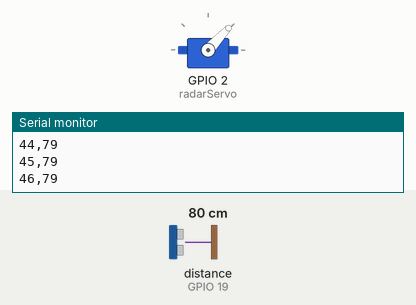
Recording of a sketch running on a simulated ESP32. On the bench: servo, the last lines printed to the serial monitor. Wiring (inferred from the names in the program): ultrasonic range finder: trigger GPIO 18; echo GPIO 19. Inputs (shaded band) come from the test bench; at power-on: distance to the obstacle (sensor on GPIO 19) 80 cm. The echo pulse lasts 58.3 µs per cm.

Above: at 1.2 s.
1.3 s: distance to the obstacle (sensor on GPIO 19) set to 2 cm
At 1.66 s:
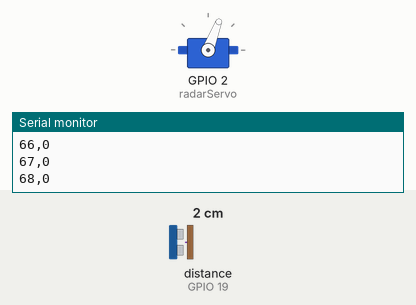
4.3 s: distance to the obstacle (sensor on GPIO 19) set to 18 cm
At 5.95 s:
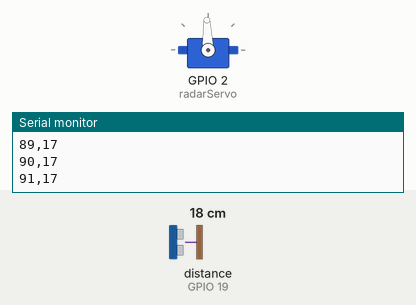
7.3 s: distance to the obstacle (sensor on GPIO 19) set to 299 cm
At 7.48 s:
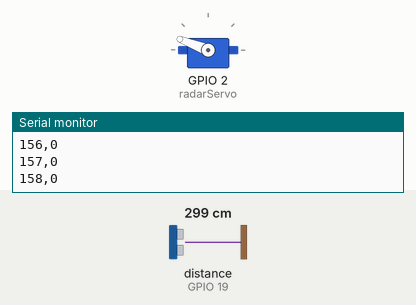
Timing chart, 0 to 16.3 s (numbered marks = the images above; inputs shaded):
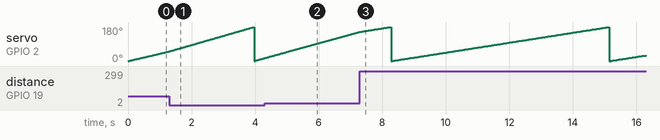

The sketch:

radar.ino
```cpp
#include <ESP32Servo.h>

#define TRIG_PIN 18
#define ECHO_PIN 19
Servo radarServo;

void setup() {
  Serial.begin(115200);
  radarServo.attach(2); // Change to your servo pin
  pinMode(TRIG_PIN, OUTPUT);
  pinMode(ECHO_PIN, INPUT);
}

void loop() {
  for (int angle = 0; angle <= 180; angle++) {
    radarServo.write(angle);
    delay(20); // Let servo reach position

    long duration, distance;

    // Trigger the sensor
    digitalWrite(TRIG_PIN, LOW);
    delayMicroseconds(2);
    digitalWrite(TRIG_PIN, HIGH);
    delayMicroseconds(10);
    digitalWrite(TRIG_PIN, LOW);

    // Read echo
    duration = pulseIn(ECHO_PIN, HIGH, 30000); // Timeout after 30ms
    distance = duration * 0.034 / 2;

    if (distance >= 10 && distance <= 100) {
      Serial.print(angle);
      Serial.print(",");
      Serial.println(distance);
    } else {
      // Still send angle so UI updates, but with 0 distance
      Serial.print(angle);
      Serial.println(",0");
    }
  }
}
```

Measured:
- by itself, servo on GPIO 2 (radarServo): ramps from 0° to 180° and jumps back, once every 6.9 s
